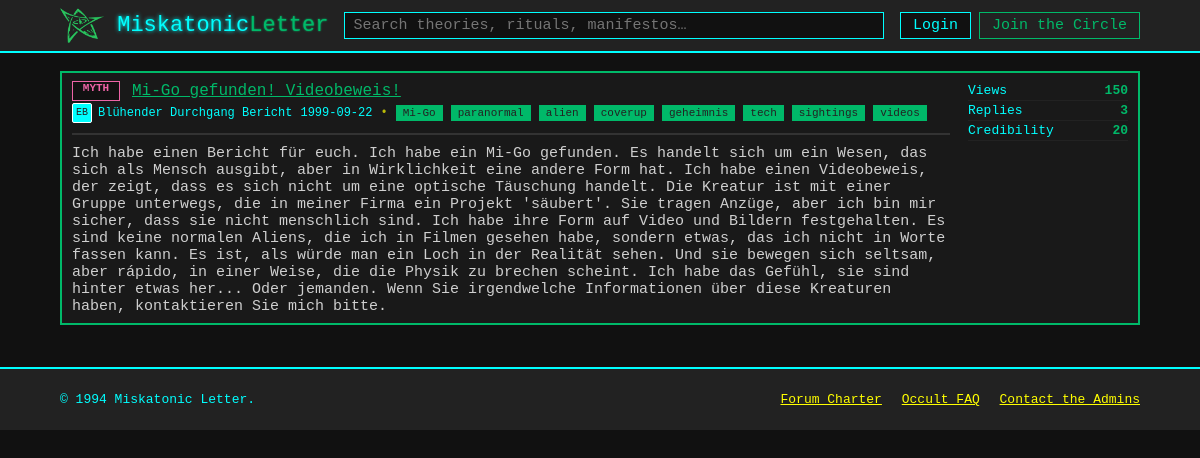
Page /Posts/150 on the committed database.
### db.py (models this page shows)
class Badges(Base):
    __tablename__    = "Badges"
    badge_id         = Column(Integer,primary_key=True)
    badge_title      = Column(String)
    badge_lable      = Column(String)

class Posts(Base):
    __tablename__    = "Posts"
    post_id          = Column(Integer,primary_key=True,index=True)
    post_title       = Column(String,nullable=False)
    post_exerpt      = Column(String)
    author_id        = Column(Integer,ForeignKey("Users.user_id"),nullable=False)
    post_date        = Column(Date)
    post_views       = Column(Integer,default=0)
    post_replies     = Column(Integer,default=0)
    post_credibility = Column(Integer,default=0)
    post_content     = Column(Text)
    badge_id         = Column(Integer,ForeignKey("Badges.badge_id"))

class Users(Base):
    __tablename__    = "Users"
    user_id          = Column(Integer,primary_key=True,index=True)
    user_avatar      = Column(String(2))
    user_name        = Column(String)
    user_password    = Column(String)

class Tags(Base):
    __tablename__    = "Tags"
    tag_id           = Column(Integer,primary_key=True,index=True)
    tag_lable        = Column(String)

### posts.py (the view)
@router.get("/Posts/{id}", response_class=HTMLResponse)
async def get_post(request: Request, id: str,db:Session = Depends(get_db)):
    post = db.query(Posts).filter(Posts.post_id==id).first()
    serialized_post = serialize_post(post,db)
    return templates.TemplateResponse(
        "post.html",
        {
            "request": request,
            "post": serialized_post,
        }
    )

### templates/post.html (shortened to what this page needs)
<!doctype html>
<html lang="en">
<head>
	<link rel="stylesheet" href="{{ url_for('static', path='styles.css') }}" />
</head>
<body>
	<header class="topbar">
		<div class="container topbar__inner">
			<a class="brand" href="{{ url_for('get_posts') }}">
				<img src="{{ url_for('static', path='imgs/elder-sign.png') }}" alt="" class="brand__logo" aria-hidden="true">
				<span class="brand__name">Miskatonic<span class="accent">Letter</span></span>
			</a>
			<form class="search" action="#" method="get" role="search">
				<input class="search__input" type="search" name="q" placeholder="Search theories, rituals, manifestos…" aria-label="Search" />
			</form>
			<nav class="usernav" aria-label="User">
				<a class="btn btn--ghost" href="#">Login</a>
				<a class="btn btn--primary" href="#">Join the Circle</a>
			</nav>
		</div>
	</header>
	<main class="container layout">
		<section class="content" style="width:100%">
			<div id="post-content">
				{% if post %}
					<article class="thread card" role="article">
					<div class="thread__main">
						<div class="thread__row">
						<span class="badge badge--{{ post.badge.label }}" title="{{ post.badge.title }}">{{ post.badge.label }}</span>
						<span class="thread__title">{{ post.title }}</span>
						</div>
						<div class="thread__meta">
						<span class="author">
							<span class="avatar" aria-hidden="true">{{ post.author.avatar }}</span>
							<span class="author__name">{{ post.author.name }}</span>
						</span>
						<time datetime="{{ post.date }}">{{ post.date }}</time>
						<span class="dot" aria-hidden="true">•</span>
						{% for tag in post.tags %}
							<a href="#" class="tag">{{ tag }}</a>
						{% endfor %}
						</div>
						<hr style="border:1px solid #333;margin:10px 0;">
						<div class="thread__content" style="margin-top:10px;">
						{{ post.content }}
						</div>
					</div>
					<ul class="thread__stats">
						<li><span class="stat__label">Views</span><strong>{{ post.stats.views }}</strong></li>
						<li><span class="stat__label">Replies</span><strong>{{ post.stats.replies }}</strong></li>
						<li><span class="stat__label">Credibility</span><strong>{{ post.stats.credibility }}</strong></li>
					</ul>
					</article>
				{% else %}
					<p>Post not found.</p>
				{% endif %}
				</div>
		</section>
	</main>
	<footer class="footer">
		<div class="container footer__inner">
			<p>© 1994 Miskatonic Letter.</p>
			<nav class="footer__links">
				<a href="#">Forum Charter</a>
				<a href="#">Occult FAQ</a>
				<a href="#">Contact the Admins</a>
			</nav>
		</div>
	</footer>
</body>
</html>

### static/styles.css (style rules this page uses)
body { background: #111; color: #cfcfcf; font-family: 'Courier New', Courier, monospace; font-size: 15px; margin: 0; }
.container { width: 90%; margin: 0 auto; }
.topbar { background: #222; color: #0ff; border-bottom: 2px solid #0ff; padding: 8px 0; }
.topbar__inner { display: flex; align-items: center; justify-content: space-between; }
.brand { font-size: 22px; font-family: 'Courier New', Courier, monospace; color: #0ff; text-shadow: 0 0 4px #0ff; text-decoration: none; }
.accent { color: rgb(0, 185, 105); text-shadow: 0 0 2px rgb(0, 185, 105); }
.search { flex: 1; margin: 0 16px; }
.search__input { width: 100%; padding: 4px 8px; font-family: 'Courier New', Courier, monospace; font-size: 15px; background: #111; color: #0ff; border: 1px solid #0ff; }
.usernav { display: flex; gap: 8px; }
.btn { background: #111; color: #0ff; border: 1px solid #0ff; padding: 4px 12px; font-family: 'Courier New', Courier, monospace; font-size: 15px; text-decoration: none; cursor: pointer; }
.btn--primary { background: #222; color: rgb(0, 185, 105); border: 1px solid rgb(0, 185, 105); }
.layout { display: flex; gap: 24px; margin-top: 18px; }
.content { flex: 1; }
.card { background: #191919; border: 2px solid #0ff; margin-bottom: 18px; padding: 8px 10px; }
.tag { background: #222; color: #0ff; border: 1px solid #0ff; font-size: 12px; padding: 2px 8px; font-family: 'Courier New', Courier, monospace; text-decoration: none; }
.thread { background: #191919; border: 2px solid rgb(0, 185, 105); padding: 8px 10px; display: flex; justify-content: space-between; }
.thread__main { flex: 1; }
.thread__row { display: flex; align-items: center; gap: 8px; margin-bottom: 2px; }
.thread__title { color: rgb(0, 185, 105); font-family: 'Courier New', Courier, monospace; font-size: 16px; text-decoration: underline; }
.thread__meta { display: flex; align-items: center; gap: 8px; color: #0ff; font-size: 12px; }
.thread .tag { background: rgb(0, 185, 105); color: #222; border: 1px solid rgb(0, 185, 105); font-size: 11px; padding: 1px 6px; }
.author { display: flex; align-items: center; gap: 6px; }
.avatar { display: inline-block; width: 18px; height: 18px; background: #0ff; color: #222; font-size: 10px; font-family: 'Courier New', Courier, monospace; text-align: center; border: 1px solid #fff; border-radius: 2px; line-height: 18px; }
.thread__stats { list-style: none; margin: 0; padding: 0 0 0 18px; min-width: 160px; }
.thread__stats li { color: rgb(0, 185, 105); font-family: 'Courier New', Courier, monospace; font-size: 13px; border-bottom: 1px solid #222; padding: 2px 0; display: flex; justify-content: space-between; }
.stat__label { color: #0ff; }
.brand__logo { width: 2em; display: inline-block; vertical-align: middle; }
.badge { display: inline-block; min-width: 34px; height: 18px; padding: 0 6px; border: 1px solid #ff0; background: #222; color: #ff0; font-size: 11px; font-family: 'Courier New', Courier, monospace; font-weight: bold; text-align: center; margin-right: 4px; }
.badge--MYTH { background: #111; color: #ed64a6; border-color: #ed64a6; }
.footer { background: #222; color: #0ff; border-top: 2px solid #0ff; margin-top: 24px; padding: 10px 0; }
.footer__inner { display: flex; align-items: center; justify-content: space-between; font-size: 13px; }
.footer__links a { color: #ff0; text-decoration: underline; margin-left: 12px; font-family: 'Courier New', Courier, monospace; }
.dot { opacity: .7; color: #ff0; }
time { color: #0ff; font-family: 'Courier New', Courier, monospace; }

### rows in the picture
Badges: badge.label "MYTH"
Posts: title "Mi-Go gefunden! Videobeweis!", date "1999-09-22", content "Ich habe einen Bericht für euch. Ich habe ein Mi-Go gefunden. Es handelt sich um ein Wesen, das sich als Mensch ausgibt, aber in Wirklichkeit eine andere Form hat. Ich habe einen Videobeweis, der zeigt, dass es sich nicht um eine optische Täuschung handelt. Die Kreatur ist mit einer Gruppe unterwegs, die in meiner Firma ein Projekt 'säubert'. Sie tragen Anzüge, aber ich bin mir sicher, dass sie nicht menschlich sind. Ich habe ihre Form auf Video und Bildern festgehalten. Es sind keine normalen Aliens, die ich in Filmen gesehen habe, sondern etwas, das ich nicht in Worte fassen kann. Es ist, als würde man ein Loch in der Realität sehen. Und sie bewegen sich seltsam, aber rápido, in einer…"
Users: author.avatar "EB", author.name "Blühender Durchgang Bericht"
Tags: tag_lable "Mi-Go"
Tags: tag_lable "paranormal"
Tags: tag_lable "alien"
Tags: tag_lable "coverup"
Tags: tag_lable "geheimnis"
Tags: tag_lable "tech"
Tags: tag_lable "sightings"
Tags: tag_lable "videos"

### other values in the picture
{{ post.stats.views }} "150"
{{ post.stats.replies }} "3"
{{ post.stats.credibility }} "20"
